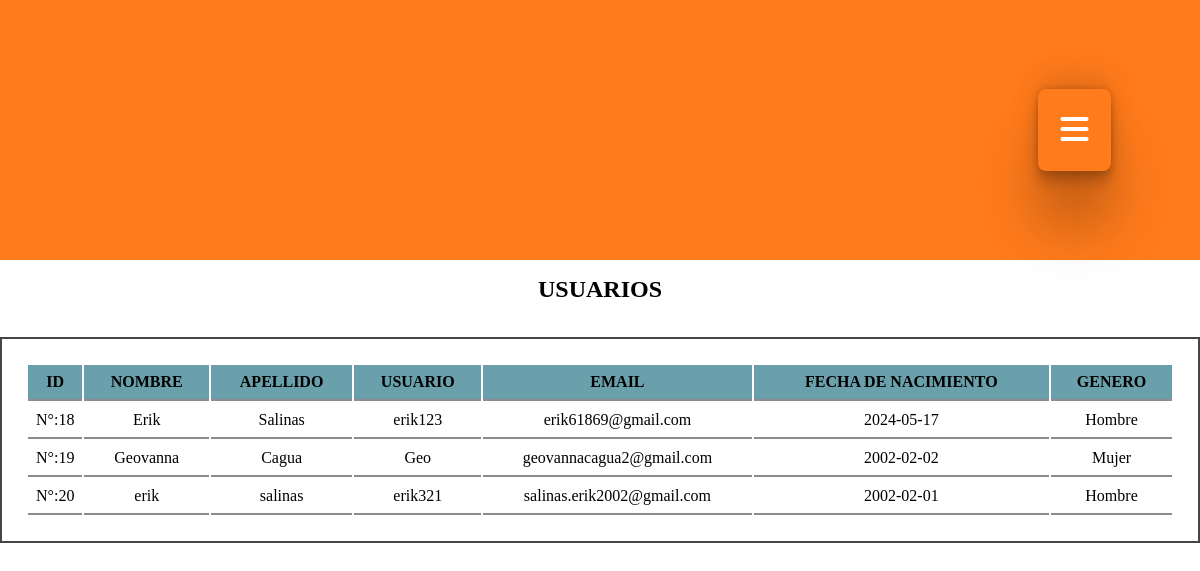
The page /mvc/views/usuarios.php on the database as committed earlier.
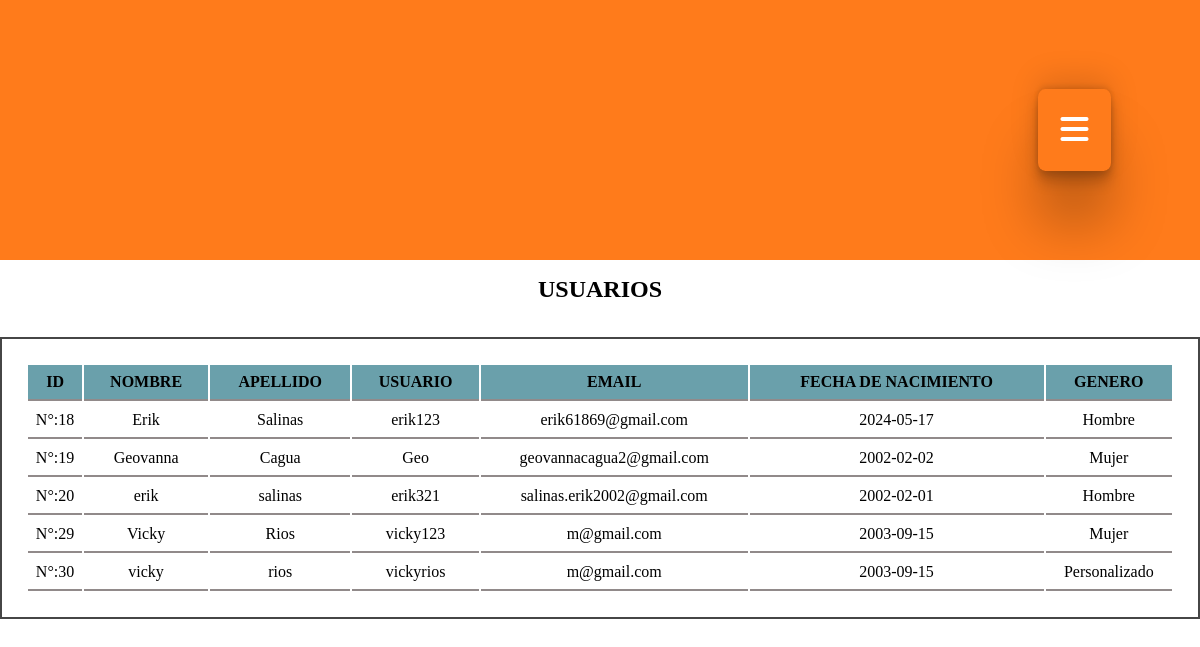
The same page on the database as committed later.
### tables this page shows
CREATE TABLE `registro_usuario` (
  `id_regis_usuario` int(11) NOT NULL,
  `name` text NOT NULL,
  `lastname` text NOT NULL,
  `user_registration` varchar(255) NOT NULL,
  `registry_key` varchar(255) NOT NULL,
  `email` text NOT NULL,
  `date` date NOT NULL,
  `sex` text NOT NULL,
  `reset_token` varchar(255) NOT NULL
);

### mvc/views/usuarios.php (the view, shortened to what this page needs)
<!DOCTYPE html>
<html lang="es">
<head>
        <link rel="stylesheet" href="https://cdnjs.cloudflare.com/ajax/libs/font-awesome/6.5.2/css/all.min.css" />
    <link rel="stylesheet" href="../public/css/styles.css" />
</head>
<body>
    <header>
        <button class="openMenu" id="openMenu"><i class="fa-solid fa-bars"></i></button>
    </header>
    <main>
    <?php
            $conexion= mysqli_connect("localhost","root","","loshermanos") or die ("Problemas con la conexion a la base de datos");
            $registros = mysqli_query($conexion,"select * from registro_usuario") or die ("Problemas en la conexion con la tabla");
            echo "<div class='pedidos '><h2>USUARIOS</h2></div>";
            echo "<table>";
            echo "<tr class=titulo>";
            echo "<td class='lastnameCliente' >"."ID"."</td>";
            echo "<td class='nameCliente' >"."NOMBRE"."</td>";
            echo "<td class='lastnameCliente'>"."APELLIDO"."</td>";
            echo "<td class='nameCliente' >"."USUARIO". "</td>";
            echo "<td class='lastnameCliente' >"."EMAIL". "</td>";
            echo "<td class='nameCliente' >"."FECHA DE NACIMIENTO". "</td>";
            echo "<td class='lastnameCliente' >"."GENERO". "</td>";
            echo "</tr>"."<br>";
            while($reg=mysqli_fetch_array($registros)){
                echo "<tr class=opciones>";
                echo "<td  >"."N°:".$reg['id_regis_usuario']."</td>" ;
                echo "<td  >".$reg['name']."</td>" ;
                echo "<td >".$reg['lastname']."</td>";
                echo "<td >".$reg['user_registration']."</td>";
                echo "<td >". $reg['email']."</td>";
                echo "<td >".$reg['date']."</td>";
                echo "<td >".$reg['sex']."</td>";
                echo "</tr>";
            }
            echo "</table>";
        ?>
    </main>
</body>
</html>

Rows that differ between the two databases and show on the page:
added registro_usuario: id_regis_usuario "29", name "Vicky", lastname "Rios", user_registration "vicky123", email "m@gmail.com", date "2003-09-15", sex "Mujer"
added registro_usuario: id_regis_usuario "30", name "vicky", lastname "rios", user_registration "vickyrios", email "m@gmail.com", date "2003-09-15", sex "Personalizado"
